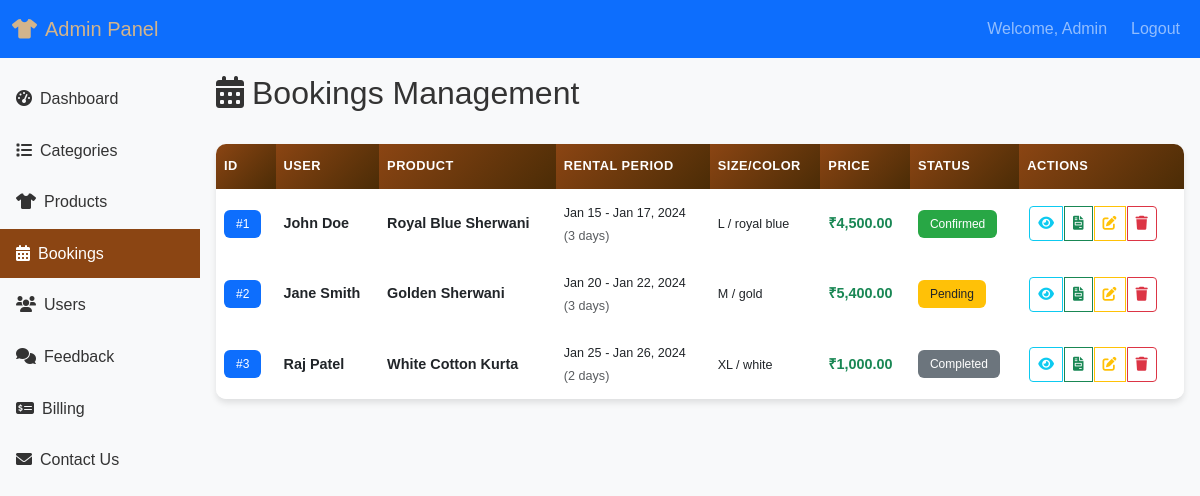
Page /admin/manage-orders.php (signed in) on the committed database.
### tables this page shows
CREATE TABLE `bookings` (
  `id` int(11) NOT NULL AUTO_INCREMENT,
  `product_id` int(11) NOT NULL,
  `user_id` int(11) NOT NULL,
  `start_date` date NOT NULL,
  `end_date` date NOT NULL,
  `total_price` decimal(10,2) NOT NULL,
  `gst_amount` decimal(10,2) DEFAULT 0.00,  
  `final_total` decimal(10,2) DEFAULT 0.00,  
  `selected_size` varchar(10),
  `selected_color` varchar(50),
  `special_requests` text,
  `payment_method` enum('COD','UPI','CARD') NOT NULL,
  `upi_id` varchar(100),
  `status` enum('pending','confirmed','cancelled','completed') NOT NULL DEFAULT 'pending',
  `booking_date` timestamp NOT NULL DEFAULT CURRENT_TIMESTAMP,  
  `created_at` timestamp NOT NULL DEFAULT CURRENT_TIMESTAMP,
  `updated_at` timestamp NOT NULL DEFAULT CURRENT_TIMESTAMP ON UPDATE CURRENT_TIMESTAMP,
  PRIMARY KEY (`id`),
  KEY `product_id` (`product_id`),
  KEY `user_id` (`user_id`),
  CONSTRAINT `bookings_ibfk_1` FOREIGN KEY (`product_id`) REFERENCES `products` (`id`),
  CONSTRAINT `bookings_ibfk_2` FOREIGN KEY (`user_id`) REFERENCES `users` (`id`)
);

CREATE TABLE `users` (
  `id` int(11) NOT NULL AUTO_INCREMENT,
  `user_name` varchar(25) NOT NULL,
  `name` varchar(100) NOT NULL,
  `email` varchar(100) NOT NULL,
  `phone` varchar(20),
  `address` text,
  `password` varchar(255) NOT NULL,
  `created_at` timestamp NOT NULL DEFAULT CURRENT_TIMESTAMP,
  `updated_at` timestamp NOT NULL DEFAULT CURRENT_TIMESTAMP ON UPDATE CURRENT_TIMESTAMP,
  PRIMARY KEY (`id`),
  UNIQUE KEY `email` (`email`),
  UNIQUE KEY `user_name` (`user_name`)
);

CREATE TABLE `products` (
  `id` int(11) NOT NULL AUTO_INCREMENT,
  `product_number` varchar(15) NOT NULL,
  `category_id` int(11) NOT NULL,
  `product_name` varchar(255) NOT NULL,
  `description` text,
  `image_url` text,
  `size` varchar(100),
  `available_sizes` varchar(100),  
  `color` varchar(100),
  `available_colors` varchar(100),  
  `price_per_day` decimal(10,2) NOT NULL,
  `quantity_available` int(11) NOT NULL DEFAULT 1,
  `status` enum('active','inactive') NOT NULL DEFAULT 'active',
  `created_at` timestamp NOT NULL DEFAULT CURRENT_TIMESTAMP,
  `updated_at` timestamp NOT NULL DEFAULT CURRENT_TIMESTAMP ON UPDATE CURRENT_TIMESTAMP,
  PRIMARY KEY (`id`),
  KEY `category_id` (`category_id`),
  CONSTRAINT `products_ibfk_1` FOREIGN KEY (`category_id`) REFERENCES `categories` (`id`)
);

### admin/manage-orders.php (the view, shortened to what this page needs)
<?php include "includes/admin-header.php"; include "../config/db.php"; ?>
<div class="d-flex justify-content-between align-items-center mb-4">
    <h2><i class="fas fa-calendar-alt me-2"></i>Bookings Management</h2>
</div>
<div class="admin-table">
    <div class="table-responsive">
        <table class="table table-hover mb-0">
            <thead>
                <tr>
                    <th>ID</th>
                    <th>User</th>
                    <th>Product</th>
                    <th>Rental Period</th>
                    <th>Size/Color</th>
                    <th>Price</th>
                    <th>Status</th>
                    <th>Actions</th>
                </tr>
            </thead>
            <tbody>
                <?php
                try {
                    $q = "SELECT b.*, u.name as uname, p.product_name FROM bookings b
                        JOIN users u ON b.user_id=u.id
                        JOIN products p ON b.product_id=p.id
                        ORDER BY b.created_at DESC";
                    $stmt = $pdo->query($q);
                    $bookings = $stmt->fetchAll();
                    if (empty($bookings)) {
                        echo "<tr><td colspan='8' class='text-center py-4 text-muted'>";
                        echo "<i class='fas fa-calendar-times fa-2x mb-2'></i><br>";
                        echo "No bookings found.";
                        echo "</td></tr>";
                    } else {
                        foreach($bookings as $b) {
                            $statusClass = '';
                            switch($b['status']) {
                                case 'pending': $statusClass = 'badge-pending'; break;
                                case 'confirmed': $statusClass = 'badge-confirmed'; break;
                                case 'completed': $statusClass = 'badge-completed'; break;
                            }
                            $duration = (strtotime($b['end_date']) - strtotime($b['start_date'])) / (60*60*24) + 1;
                            echo "<tr>";
                            echo "<td data-label='ID'><span class='badge bg-primary'>#{$b['id']}</span></td>";
                            echo "<td data-label='User'><strong>" . htmlspecialchars($b['uname']) . "</strong></td>";
                            echo "<td data-label='Product'><strong>" . htmlspecialchars($b['product_name']) . "</strong></td>";
                            echo "<td data-label='Rental Period'><small>" . date('M j', strtotime($b['start_date'])) . " - " . date('M j, Y', strtotime($b['end_date'])) . "<br><span class='text-muted'>({$duration} days)</span></small></td>";
                            echo "<td data-label='Size/Color'><small>" . htmlspecialchars($b['selected_size']) . " / " . htmlspecialchars($b['selected_color']) . "</small></td>";
                            echo "<td data-label='Price'><strong class='text-success'>₹" . number_format($b['total_price'], 2) . "</strong></td>";
                            echo "<td data-label='Status'><span class='badge {$statusClass}'>" . ucfirst($b['status']) . "</span></td>";
                            echo "<td data-label='Actions'>";
                            echo "<div class='btn-group btn-group-sm'>";
                            echo "<a href='order-view.php?id={$b['id']}' class='btn btn-outline-info' title='View Details'>";
                            echo "<i class='fas fa-eye'></i>";
                            echo "</a>";
                            echo "<a href='send-bill.php?id={$b['id']}' class='btn btn-outline-success' title='Send Invoice'>";
                            echo "<i class='fas fa-file-invoice'></i>";
                            echo "</a>";
                            echo "<a href='order-edit.php?id={$b['id']}' class='btn btn-outline-warning' title='Edit Order'>";
                            echo "<i class='fas fa-edit'></i>";
                            echo "</a>";
                            echo "<a href='order-delete.php?id={$b['id']}' class='btn btn-outline-danger' onclick='return confirm(\"Are you sure you want to delete this booking for: " . htmlspecialchars($b['product_name']) . "?\")' title='Delete Order'>";
                            echo "<i class='fas fa-trash'></i>";
                            echo "</a>";
                            echo "</div>";
                            echo "</td>";
                            echo "</tr>";
                        }
                    }
                } catch (PDOException $e) {
                    echo "<tr><td colspan='8' class='text-center py-4 text-danger'>";
                    echo "<i class='fas fa-exclamation-triangle fa-2x mb-2'></i><br>";
                    echo "Error loading bookings: " . htmlspecialchars($e->getMessage());
                    echo "</td></tr>";
                }
                ?>
            </tbody>
        </table>
    </div>
</div>
<?php include "includes/admin-footer.php"; ?>

### assets/css/style.css (style rules this page uses)
:root { --primary-color: #8B4513; --secondary-color: #DAA520; --accent-color: #CD853F; --dark-color: #2C1810; --light-color: #F5F5DC; }
body { font-family: 'Arial', sans-serif; line-height: 1.6; color: #333; background-color: #f8f9fa; }

### assets/css/admin.css (style rules this page uses)
:root { --primary-color: #8B4513; --secondary-color: #d2b48c; --dark-color: #4B2C06; }
.table th { background-color: #f8f9fa; font-weight: 600; }
.badge { font-size: 0.75rem; }
.admin-table { background: white; border-radius: 10px; overflow: hidden; box-shadow: 0 4px 6px rgba(0, 0, 0, 0.1); margin-bottom: 2rem; }
.admin-table .table { margin-bottom: 0; border-collapse: separate; border-spacing: 0; }
.admin-table .table thead th { background: linear-gradient(135deg, var(--primary-color), var(--dark-color)); color: white; font-weight: 600; text-transform: uppercase; font-size: 0.85rem; letter-spacing: 0.5px; padding: 1rem 0.75rem; border: none; position: sticky; top: 0; z-index: 10; }
.admin-table .table tbody tr { transition: all 0.3s ease; border-bottom: 1px solid #e9ecef; }
.admin-table .table tbody tr:last-child { border-bottom: none; }
.admin-table .table tbody td { padding: 1rem 0.75rem; vertical-align: middle; border: none; }
.btn-group-sm .btn { padding: 0.375rem 0.5rem; font-size: 0.875rem; border-radius: 4px; margin: 0 2px; transition: all 0.3s ease; }
.badge { font-size: 0.75rem; padding: 0.5rem 0.75rem; border-radius: 6px; font-weight: 500; }
.badge-pending { background-color: #ffc107; color: #212529; }
.badge-confirmed { background-color: #28a745; color: white; }
.badge-completed { background-color: #6c757d; color: white; }
@media (max-width: 1200px) { .admin-table .table thead th { font-size: 0.8rem; padding: 0.75rem 0.5rem; } }
@media (max-width: 1200px) { .admin-table .table tbody td { padding: 0.75rem 0.5rem; font-size: 0.9rem; } }

### rows in the picture
bookings: id "1", user.name "John Doe", product.product_name "Royal Blue Sherwani", start_date "Jan 15", end_date "Jan 17, 2024", duration "3", selected_size "L", selected_color "royal blue", total_price "4,500.00", status "Confirmed"
bookings: id "2", user.name "Jane Smith", product.product_name "Golden Sherwani", start_date "Jan 20", end_date "Jan 22, 2024", duration "3", selected_size "M", selected_color "gold", total_price "5,400.00", status "Pending"
bookings: id "3", user.name "Raj Patel", product.product_name "White Cotton Kurta", start_date "Jan 25", end_date "Jan 26, 2024", duration "2", selected_size "XL", selected_color "white", total_price "1,000.00", status "Completed"

### other values in the picture
$_SESSION['admin_name'] "Admin"
